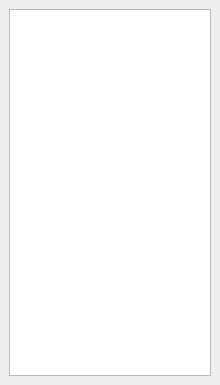
<?xml version="1.0" encoding="UTF-8"?>
<ui version="4.0">
 <class>ImageBrowser</class>
 <widget class="QDockWidget" name="ImageBrowser">
  <property name="geometry">
   <rect>
    <x>0</x>
    <y>0</y>
    <width>220</width>
    <height>385</height>
   </rect>
  </property>
  <property name="minimumSize">
   <size>
    <width>220</width>
    <height>127</height>
   </size>
  </property>
  <property name="contextMenuPolicy">
   <enum>Qt::DefaultContextMenu</enum>
  </property>
  <property name="windowIcon">
   <iconset resource="../../Resources1.qrc">
    <normaloff>:/icons/res/folder.png</normaloff>:/icons/res/folder.png</iconset>
  </property>
  <property name="floating">
   <bool>false</bool>
  </property>
  <property name="features">
   <set>QDockWidget::DockWidgetFloatable|QDockWidget::DockWidgetMovable</set>
  </property>
  <property name="allowedAreas">
   <set>Qt::LeftDockWidgetArea|Qt::RightDockWidgetArea</set>
  </property>
  <property name="windowTitle">
   <string>Scenario Runner</string>
  </property>
  <widget class="QWidget" name="dockWidgetContents">
   <layout class="QVBoxLayout" name="verticalLayout">
    <item>
     <widget class="QTreeView" name="fileTree">
      <property name="contextMenuPolicy">
       <enum>Qt::CustomContextMenu</enum>
      </property>
      <property name="editTriggers">
       <set>QAbstractItemView::NoEditTriggers</set>
      </property>
      <property name="iconSize">
       <size>
        <width>32</width>
        <height>32</height>
       </size>
      </property>
      <property name="animated">
       <bool>true</bool>
      </property>
      <attribute name="headerVisible">
       <bool>false</bool>
      </attribute>
     </widget>
    </item>
   </layout>
  </widget>
  <action name="actionDownload">
   <property name="icon">
    <iconset resource="../../Resources1.qrc">
     <normaloff>:/icons/res/download.png</normaloff>:/icons/res/download.png</iconset>
   </property>
   <property name="text">
    <string>Download</string>
   </property>
   <property name="toolTip">
    <string>Download</string>
   </property>
  </action>
  <action name="actionOpen">
   <property name="icon">
    <iconset resource="../../Resources1.qrc">
     <normaloff>:/icons/res/pic.png</normaloff>:/icons/res/pic.png</iconset>
   </property>
   <property name="text">
    <string>Open</string>
   </property>
   <property name="toolTip">
    <string>Open image in viewer</string>
   </property>
  </action>
  <action name="actionObject_Info">
   <property name="icon">
    <iconset resource="../../Resources1.qrc">
     <normaloff>:/icons/res/info.png</normaloff>:/icons/res/info.png</iconset>
   </property>
   <property name="text">
    <string>Object Info</string>
   </property>
  </action>
  <action name="actionPerform_Download_Test">
   <property name="icon">
    <iconset resource="../../Resources1.qrc">
     <normaloff>:/icons/res/main.png</normaloff>:/icons/res/main.png</iconset>
   </property>
   <property name="text">
    <string>Perform Download Test</string>
   </property>
  </action>
 </widget>
 <resources>
  <include location="../../Resources1.qrc"/>
 </resources>
 <connections/>
</ui>
